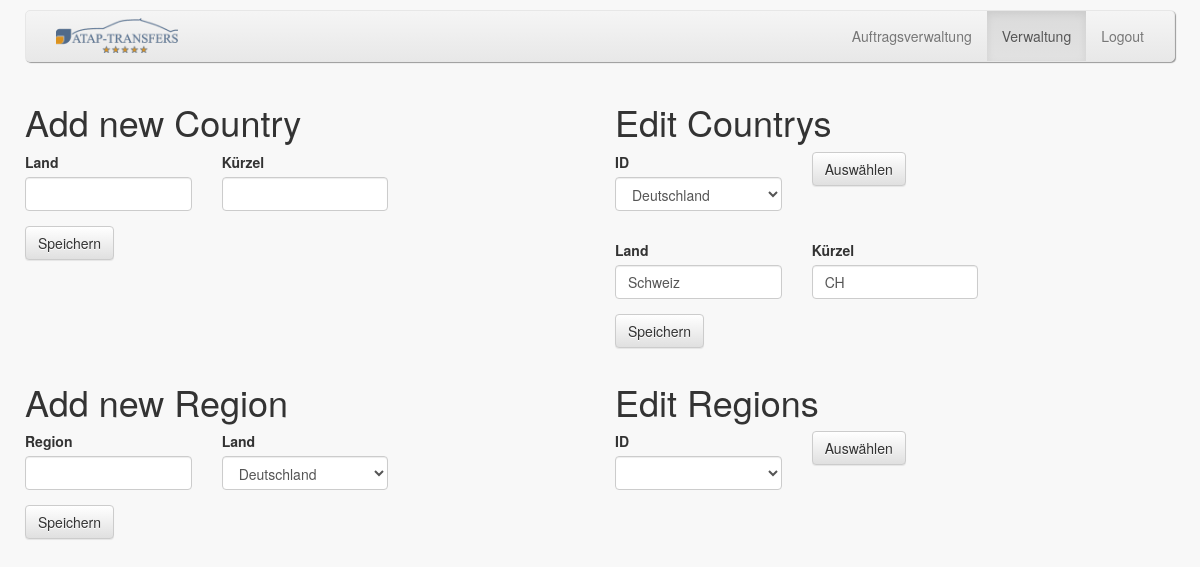
Before: /sites/managementSites/countryRegion.php (signed in) with the older database file.
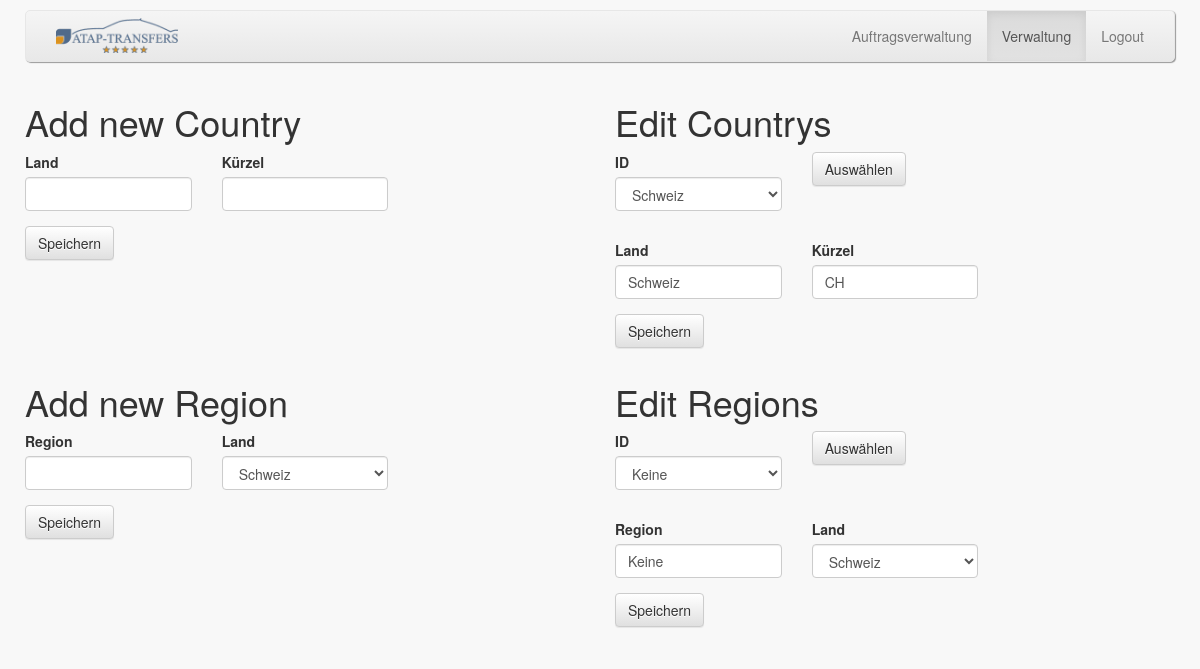
After: the same page with the newer database file.
### tables this page shows
CREATE TABLE country (
  country_id INTEGER NOT NULL AUTO_INCREMENT,
  country VARCHAR(100) NOT NULL,
  short VARCHAR(10) NOT NULL,
  PRIMARY KEY (country_id)
);

CREATE TABLE region (
  region_id INTEGER NOT NULL AUTO_INCREMENT,
  region VARCHAR(50) NOT NULL,
  country_fs INTEGER NOT NULL,
  PRIMARY KEY (region_id),
  FOREIGN KEY (country_fs) REFERENCES country (country_id)
);

### sites/managementSites/countryRegion.php (the view, shortened to what the changed rows need)
<?php
include_once("../../includes/connection/db_connection.php");
?>
<html>
<head>
    <link rel="stylesheet"
          href="https://maxcdn.bootstrapcdn.com/bootstrap/3.3.7/css/bootstrap.min.css"
>
    <link rel="stylesheet"
          href="https://maxcdn.bootstrapcdn.com/bootstrap/3.3.7/css/bootstrap-theme.min.css"
>
    <link rel="stylesheet" type="text/css" href="../../stylesheet/taskView.css">
</head>
<body>
<div id="pageContainer">
    <div class="container">
        <div class="pageContent row">
            <div class="col-md-6">
                <h1>Add new Country</h1>
            </div>
            <?php
            $getCountryId = "SELECT country_id, country FROM country";
            $getCountryIdResult = mysqli_query($connection, $getCountryId) or die (mysqli_error($connection));
            ?>
            <div class="col-md-6">
                <h1>Edit Countrys</h1>
                <?php
                $country_ID = 1;
                ?>
                <form method="post" action=" <?php echo $_SERVER['PHP_SELF']; ?> ">
                    <div class="row">
                        <div class="form-group col-sm-4 col-md-4 col-lg-4">
                            <label for="country">ID</label><br>
                            <select class="form-control" name="country_id">
                                <?php
                                while ($row = mysqli_fetch_array($getCountryIdResult)) {
                                    echo "<option value=" . $row['country_id'] . ">" . $row['country'] . "</option>";
                                }
                                ?>
                            </select>
                        </div>
                    </div>
                </form>
                <?php
                $getCountryAndShort = "SELECT country, short FROM country WHERE country_id = $country_ID";
                $getCountryAndShortResult = mysqli_query($connection, $getCountryAndShort) or die (mysqli_error($connection));
                while ($row = mysqli_fetch_array($getCountryAndShortResult)) {
                    ?>
                    <form method="post" action="<?php echo $_SERVER['PHP_SELF']; ?>">
                        <div class="row">
                            <div class="form-group col-sm-4 col-md-4 col-lg-4">
                                <label for="countryEdit">Land</label><br>
                                <input type="text" value="<?php echo $row['country']; ?>" class="form-control"
                                       name="countryEdit">
                            </div>
                            <div class="form-group col-sm-4 col-md-4 col-lg-4">
                                <label for="shortEdit">Kürzel</label><br>
                                <input type="text" value="<?php echo $row['short']; ?>" class="form-control"
                                       name="shortEdit">
                            </div>
                        </div>
                        <div id="saveEditsButton">
                            <button name="saveCountryEdits" class="btn btn-default" type="submit" value="saveEdits">
                                Speichern
                            </button>
                        </div
                    </form>
                    <?php
                }
                ?>
            </div>
        </div>
        <div class="pageContent row">
            <div class="col-md-6">
                <h1>Add new Region</h1>
                <form method="post" action="<?php echo $_SERVER['PHP_SELF']; ?>">
                    <div class="row">
                        <div class="form-group col-sm-4 col-md-4 col-lg-4">
                            <label for="country">Land</label><br>
                            <select class="form-control" name="country_fs">
                                <?php
                                $selectCountryQuery = "SELECT country_id, country FROM country";
                                $selectCountryResult = mysqli_query($connection, $selectCountryQuery);
                                while ($selectCountryRow = mysqli_fetch_array($selectCountryResult)) {
                                    echo "<option value=" . $selectCountryRow['country_id'] . ">" . $selectCountryRow['country'] . "</option>";
                                }
                                ?>
                            </select>
                        </div>
                    </div>
                </form>
            </div>
            <?php
            $getRegionId = "SELECT region_id, region, country_fs FROM region";
            $getRegionIdResult = mysqli_query($connection, $getRegionId) or die (mysqli_error($connection));
            ?>
            <div class="col-md-6 col-sm-6 col-lg-6">
                <h1>Edit Regions</h1>
                <?php
                $region_ID = 1;
                ?>
                <form method="post" action=" <?php echo $_SERVER['PHP_SELF']; ?> ">
                    <div class="row">
                        <div class="form-group col-sm-4 col-md-4 col-lg-4">
                            <label for="region">ID</label><br>
                            <select class="form-control" name="region_id">
                                <?php
                                while ($row = mysqli_fetch_array($getRegionIdResult)) {
                                    echo "<option value=" . $row['region_id'] . ">" . $row['region'] . "</option>";
                                }
                                ?>
                            </select>
                        </div>
                    </div>
                </form>
                <?php
                $getRegionAndCountry = "SELECT region_id, region, country_fs FROM region WHERE region_id = $region_ID";
                $getRegionAndCountryResult = mysqli_query($connection, $getRegionAndCountry) or die (mysqli_error($connection));
                while ($row = mysqli_fetch_array($getRegionAndCountryResult)) {
                    ?>
                    <form method="post" action="<?php echo $_SERVER['PHP_SELF']; ?>">
                        <div class="row">
                            <div class="form-group col-sm-4 col-md-4 col-lg-4">
                                <label for="region">Region</label><br>
                                <input type="text" value="<?php echo $row[1]; ?>" class="form-control"
                                       name="region">
                            </div>
                            <div class="form-group col-sm-4 col-md-4 col-lg-4">
                                <label for="country_fs">Land</label><br>
                                <select class="form-control" name="country_fs">
                                    <?php
                                    $selectCountryQuery = "SELECT country_id, country FROM country";
                                    $selectCountryResult = mysqli_query($connection, $selectCountryQuery);
                                    $selectCountryRows = array();
                                    while($selectCountryRow = $selectCountryResult->fetch_assoc()) {
                                        $selectCountryRows[] = $selectCountryRow;
                                    }
                                    var_dump($selectCountryRow);
                                    for($i = 0; $i < sizeOf($selectCountryRows); $i++) {
                                        if($row[2] == $selectCountryRows[$i]["country_id"])
                                            echo "<option value=" . $selectCountryRows[$i]["country"] .  ' selected="selected"' . ">" . $selectCountryRows[$i]["country"] . "</option>";
                                        else
                                            echo "<option value=" . $selectCountryRows[$i]["country"] . ">" . $selectCountryRows[$i]["country"] . "</option>";
                                    }
                                    ?>
                                </select>
                            </div>
                        </div>
                        <div id="saveEditsButton">
                            <button name="saveRegionEdits" class="btn btn-default" type="submit" value="saveEdits">
                                Speichern
                            </button>
                        </div>
                    </form>
                    <?php
                    }
                ?>
            </div>
        </div>
    </div>
</div>
</body>
</html>

Changed rows visible on the page:
added region: region "Keine"
Other visible differences:
form field country_id: "Deutschland" → "Schweiz"
form field country_fs: "Deutschland" → "Schweiz"
form field region_id: (not shown) → "Keine"
